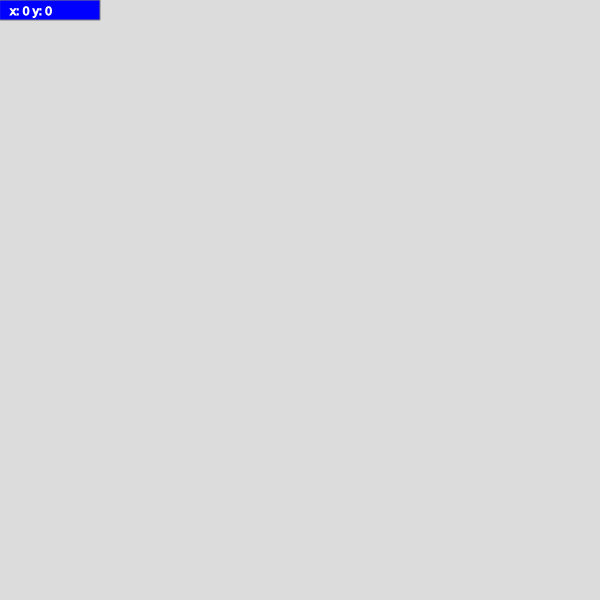
Frame 1 (no input)
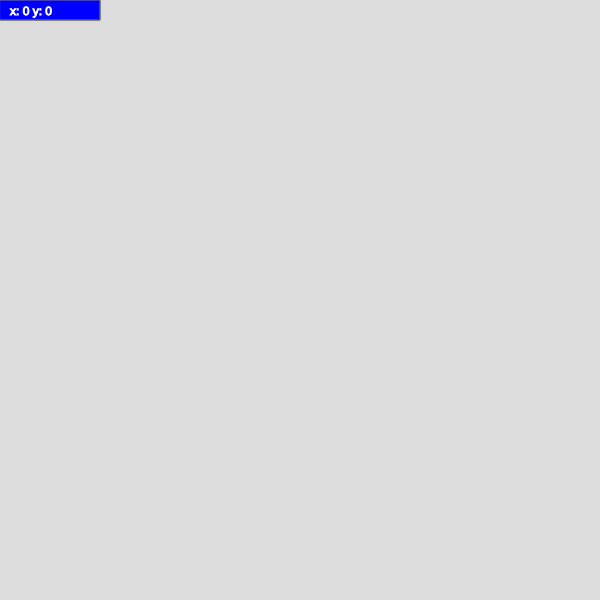
Frame 60 (no input)
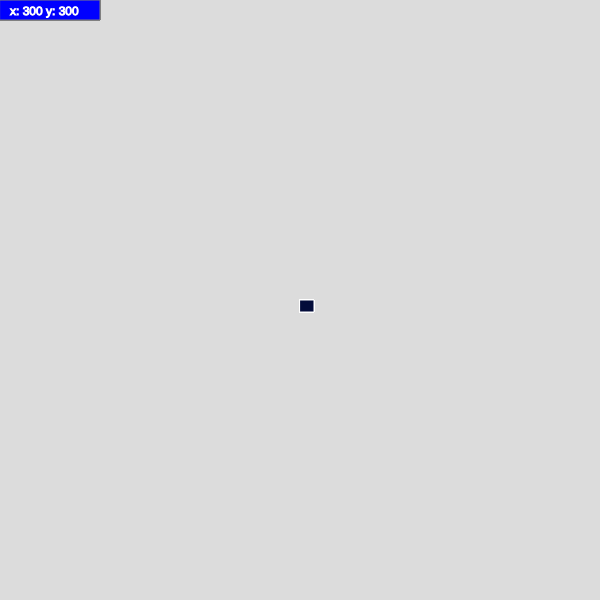
Frame 120 (the mouse pressed at the canvas centre since frame 60)

The p5.js sketch that drew these frames (run headless with seeded random() and noise() and a simulated clock; from frame 60 on, the mouse is pressed at the canvas centre):

// p5.js sketch
// ── sketch.js
function setup() {
  createCanvas(600, 600);
  background(220);
}

function draw() {
  // creates the grey rectangle in the upper left corner
  fill("blue");
  stroke("grey");
  rect(0, 0, 100, 20);

  // sets the color of the text
  fill("white");
  stroke("white");
  strokeWeight(1);

  // writes the text of the current coordinates in the corner
  text("x: " + mouseX + " y: " + mouseY, 10, 15);
  fill("#36896E");
  // Draw
  if (mouseIsPressed) {
    fill("#030C3A");
    rect(mouseX, mouseY, 14, 12);
  }
}

// This Redraws the Canvas when resized
windowResized = function () {
  resizeCanvas(windowWidth, windowHeight);
};
